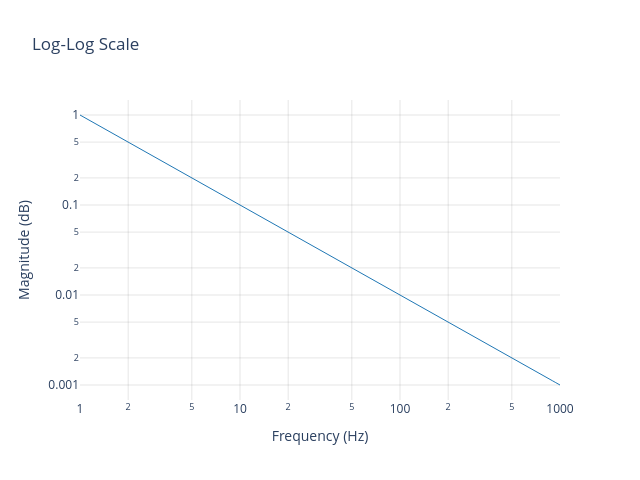

Notebook source saved alongside this figure:
### Markdown cell above
---
## 4. Log Scale — Frequency response

Log-log plots are essential for frequency analysis. Both axes switch to
logarithmic scale automatically.

### Code cell
x_log = np.logspace(0, 3, 200)
y_log = 1.0 / x_log
sig_log = sigima.objects.create_signal(
    title="Frequency response", x=x_log, y=y_log,
    labels=("Frequency", "Magnitude"), units=("Hz", "dB"),
)
sig_log.xscalelog = True
sig_log.yscalelog = True

plotter.plot(sig_log, title="Log-Log Scale")

### Figure 1 — Plotly figure (JSON) as saved in the notebook; plotly's stock layout.template omitted (floating-point values rounded to 4 significant figures; data arrays with more than 128 entries replaced by an {"elided": "..."} marker saying what was removed)
{"data": [{"line": {"color": "#1f77b4", "width": 1}, "mode": "lines", "name": "Log-Log Scale", "type": "scatter", "x": {"elided": "200 float values"}, "y": {"elided": "200 float values"}}], "layout": {"height": 480, "showlegend": false, "title": {"text": "Log-Log Scale"}, "width": 640, "xaxis": {"gridcolor": "rgba(0,0,0,0.1)", "gridwidth": 1, "showgrid": true, "title": {"text": "Frequency (Hz)"}, "type": "log"}, "yaxis": {"gridcolor": "rgba(0,0,0,0.1)", "gridwidth": 1, "showgrid": true, "title": {"text": "Magnitude (dB)"}, "type": "log"}}}
